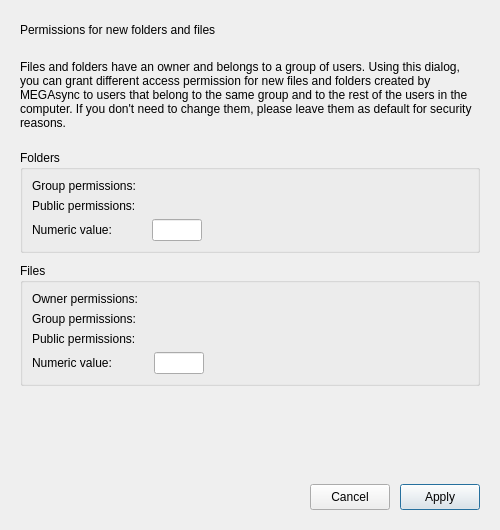
<?xml version="1.0" encoding="UTF-8"?>
<ui version="4.0">
 <class>PermissionsDialog</class>
 <widget class="QDialog" name="PermissionsDialog">
  <property name="geometry">
   <rect>
    <x>0</x>
    <y>0</y>
    <width>500</width>
    <height>530</height>
   </rect>
  </property>
  <property name="sizePolicy">
   <sizepolicy hsizetype="Preferred" vsizetype="Minimum">
    <horstretch>0</horstretch>
    <verstretch>0</verstretch>
   </sizepolicy>
  </property>
  <property name="minimumSize">
   <size>
    <width>500</width>
    <height>530</height>
   </size>
  </property>
  <property name="maximumSize">
   <size>
    <width>16777215</width>
    <height>530</height>
   </size>
  </property>
  <property name="windowTitle">
   <string>Permissions</string>
  </property>
  <property name="styleSheet">
   <string notr="true"/>
  </property>
  <layout class="QVBoxLayout" name="verticalLayout">
   <property name="spacing">
    <number>10</number>
   </property>
   <property name="leftMargin">
    <number>20</number>
   </property>
   <property name="topMargin">
    <number>20</number>
   </property>
   <property name="rightMargin">
    <number>20</number>
   </property>
   <property name="bottomMargin">
    <number>20</number>
   </property>
   <item>
    <widget class="QLabel" name="lPermissionsTitle">
     <property name="minimumSize">
      <size>
       <width>0</width>
       <height>20</height>
      </size>
     </property>
     <property name="maximumSize">
      <size>
       <width>16777215</width>
       <height>20</height>
      </size>
     </property>
     <property name="text">
      <string>Permissions for new folders and files</string>
     </property>
     <property name="type" stdset="0">
      <string notr="true">title</string>
     </property>
    </widget>
   </item>
   <item>
    <widget class="QLabel" name="lPermissionsDesc">
     <property name="minimumSize">
      <size>
       <width>0</width>
       <height>90</height>
      </size>
     </property>
     <property name="maximumSize">
      <size>
       <width>16777215</width>
       <height>90</height>
      </size>
     </property>
     <property name="styleSheet">
      <string notr="true"/>
     </property>
     <property name="text">
      <string>Files and folders have an owner and belongs to a group of users. Using this dialog, you can grant different access permission for new files and folders created by MEGAsync to users that belong to the same group and to the rest of the users in the computer. If you don't need to change them, please leave them as default for security reasons.</string>
     </property>
     <property name="wordWrap">
      <bool>true</bool>
     </property>
    </widget>
   </item>
   <item>
    <widget class="QGroupBox" name="wFolderPermissions">
     <property name="sizePolicy">
      <sizepolicy hsizetype="Preferred" vsizetype="Fixed">
       <horstretch>0</horstretch>
       <verstretch>0</verstretch>
      </sizepolicy>
     </property>
     <property name="layoutDirection">
      <enum>Qt::LeftToRight</enum>
     </property>
     <property name="title">
      <string>Folders</string>
     </property>
     <property name="type" stdset="0">
      <string notr="true">mega</string>
     </property>
     <layout class="QFormLayout" name="formLayout">
      <item row="0" column="0">
       <widget class="QLabel" name="lGroupFolders">
        <property name="text">
         <string>Group permissions:</string>
        </property>
       </widget>
      </item>
      <item row="0" column="1">
       <widget class="PermissionsWidget" name="wFolderGroup" native="true"/>
      </item>
      <item row="1" column="0">
       <widget class="QLabel" name="lPublicFolders">
        <property name="text">
         <string>Public permissions:</string>
        </property>
       </widget>
      </item>
      <item row="1" column="1">
       <widget class="PermissionsWidget" name="wFolderPublic" native="true">
        <property name="sizePolicy">
         <sizepolicy hsizetype="Preferred" vsizetype="Preferred">
          <horstretch>0</horstretch>
          <verstretch>0</verstretch>
         </sizepolicy>
        </property>
       </widget>
      </item>
      <item row="2" column="0">
       <widget class="QLabel" name="lFolderPermissionsDesc">
        <property name="text">
         <string>Numeric value:</string>
        </property>
       </widget>
      </item>
      <item row="2" column="1">
       <layout class="QHBoxLayout" name="horizontalLayout_3">
        <item>
         <spacer name="horizontalSpacer_3">
          <property name="orientation">
           <enum>Qt::Horizontal</enum>
          </property>
          <property name="sizeType">
           <enum>QSizePolicy::Preferred</enum>
          </property>
          <property name="sizeHint" stdset="0">
           <size>
            <width>10</width>
            <height>20</height>
           </size>
          </property>
         </spacer>
        </item>
        <item>
         <widget class="QLineEdit" name="lFolderPermissions">
          <property name="minimumSize">
           <size>
            <width>50</width>
            <height>0</height>
           </size>
          </property>
          <property name="maximumSize">
           <size>
            <width>36</width>
            <height>16777215</height>
           </size>
          </property>
          <property name="type" stdset="0">
           <string notr="true">mega</string>
          </property>
         </widget>
        </item>
        <item>
         <spacer name="horizontalSpacer_4">
          <property name="orientation">
           <enum>Qt::Horizontal</enum>
          </property>
          <property name="sizeHint" stdset="0">
           <size>
            <width>40</width>
            <height>20</height>
           </size>
          </property>
         </spacer>
        </item>
       </layout>
      </item>
     </layout>
    </widget>
   </item>
   <item>
    <widget class="QGroupBox" name="wFilePermissions">
     <property name="sizePolicy">
      <sizepolicy hsizetype="Preferred" vsizetype="Fixed">
       <horstretch>0</horstretch>
       <verstretch>0</verstretch>
      </sizepolicy>
     </property>
     <property name="title">
      <string>Files</string>
     </property>
     <property name="type" stdset="0">
      <string notr="true">mega</string>
     </property>
     <layout class="QFormLayout" name="formLayout_2">
      <item row="0" column="0">
       <widget class="QLabel" name="lOwnerFiles">
        <property name="styleSheet">
         <string notr="true">font: normal;</string>
        </property>
        <property name="text">
         <string>Owner permissions:</string>
        </property>
       </widget>
      </item>
      <item row="0" column="1">
       <widget class="PermissionsWidget" name="wFileOwner" native="true"/>
      </item>
      <item row="1" column="0">
       <widget class="QLabel" name="lGroupFiles">
        <property name="text">
         <string>Group permissions:</string>
        </property>
       </widget>
      </item>
      <item row="1" column="1">
       <widget class="PermissionsWidget" name="wFileGroup" native="true"/>
      </item>
      <item row="2" column="0">
       <widget class="QLabel" name="lPublicFiles">
        <property name="text">
         <string>Public permissions:</string>
        </property>
       </widget>
      </item>
      <item row="2" column="1">
       <widget class="PermissionsWidget" name="wFilePublic" native="true"/>
      </item>
      <item row="3" column="0">
       <widget class="QLabel" name="lFilePermissionsDesc">
        <property name="text">
         <string>Numeric value:</string>
        </property>
       </widget>
      </item>
      <item row="3" column="1">
       <layout class="QHBoxLayout" name="horizontalLayout_2">
        <item>
         <spacer name="horizontalSpacer_2">
          <property name="orientation">
           <enum>Qt::Horizontal</enum>
          </property>
          <property name="sizeType">
           <enum>QSizePolicy::Preferred</enum>
          </property>
          <property name="sizeHint" stdset="0">
           <size>
            <width>10</width>
            <height>14</height>
           </size>
          </property>
         </spacer>
        </item>
        <item>
         <widget class="QLineEdit" name="lFilePermissions">
          <property name="minimumSize">
           <size>
            <width>50</width>
            <height>0</height>
           </size>
          </property>
          <property name="maximumSize">
           <size>
            <width>36</width>
            <height>16777215</height>
           </size>
          </property>
          <property name="type" stdset="0">
           <string notr="true">mega</string>
          </property>
         </widget>
        </item>
        <item>
         <spacer name="horizontalSpacer_5">
          <property name="orientation">
           <enum>Qt::Horizontal</enum>
          </property>
          <property name="sizeHint" stdset="0">
           <size>
            <width>40</width>
            <height>20</height>
           </size>
          </property>
         </spacer>
        </item>
       </layout>
      </item>
     </layout>
     <zorder>lFilePermissionsDesc</zorder>
     <zorder>lGroupFiles</zorder>
     <zorder>lPublicFiles</zorder>
     <zorder>wFileGroup</zorder>
     <zorder>wFilePublic</zorder>
     <zorder>lOwnerFiles</zorder>
     <zorder>wFileOwner</zorder>
    </widget>
   </item>
   <item>
    <spacer name="verticalSpacer">
     <property name="orientation">
      <enum>Qt::Vertical</enum>
     </property>
     <property name="sizeHint" stdset="0">
      <size>
       <width>20</width>
       <height>40</height>
      </size>
     </property>
    </spacer>
   </item>
   <item>
    <layout class="QHBoxLayout" name="horizontalLayout">
     <item>
      <spacer name="horizontalSpacer">
       <property name="orientation">
        <enum>Qt::Horizontal</enum>
       </property>
       <property name="sizeHint" stdset="0">
        <size>
         <width>40</width>
         <height>20</height>
        </size>
       </property>
      </spacer>
     </item>
     <item>
      <widget class="QPushButton" name="bCancel">
       <property name="minimumSize">
        <size>
         <width>0</width>
         <height>26</height>
        </size>
       </property>
       <property name="maximumSize">
        <size>
         <width>16777215</width>
         <height>26</height>
        </size>
       </property>
       <property name="cursor">
        <cursorShape>PointingHandCursor</cursorShape>
       </property>
       <property name="text">
        <string>Cancel</string>
       </property>
       <property name="type" stdset="0">
        <string notr="true">outline</string>
       </property>
       <property name="dimension" stdset="0">
        <string notr="true">small</string>
       </property>
      </widget>
     </item>
     <item>
      <widget class="QPushButton" name="bUpdate">
       <property name="minimumSize">
        <size>
         <width>0</width>
         <height>26</height>
        </size>
       </property>
       <property name="maximumSize">
        <size>
         <width>16777215</width>
         <height>26</height>
        </size>
       </property>
       <property name="cursor">
        <cursorShape>PointingHandCursor</cursorShape>
       </property>
       <property name="text">
        <string>Apply</string>
       </property>
       <property name="default">
        <bool>true</bool>
       </property>
       <property name="type" stdset="0">
        <string notr="true">primary</string>
       </property>
       <property name="dimension" stdset="0">
        <string notr="true">small</string>
       </property>
      </widget>
     </item>
    </layout>
   </item>
  </layout>
 </widget>
 <customwidgets>
  <customwidget>
   <class>PermissionsWidget</class>
   <extends>QWidget</extends>
   <header>PermissionsWidget.h</header>
   <container>1</container>
  </customwidget>
 </customwidgets>
 <resources/>
 <connections/>
</ui>
